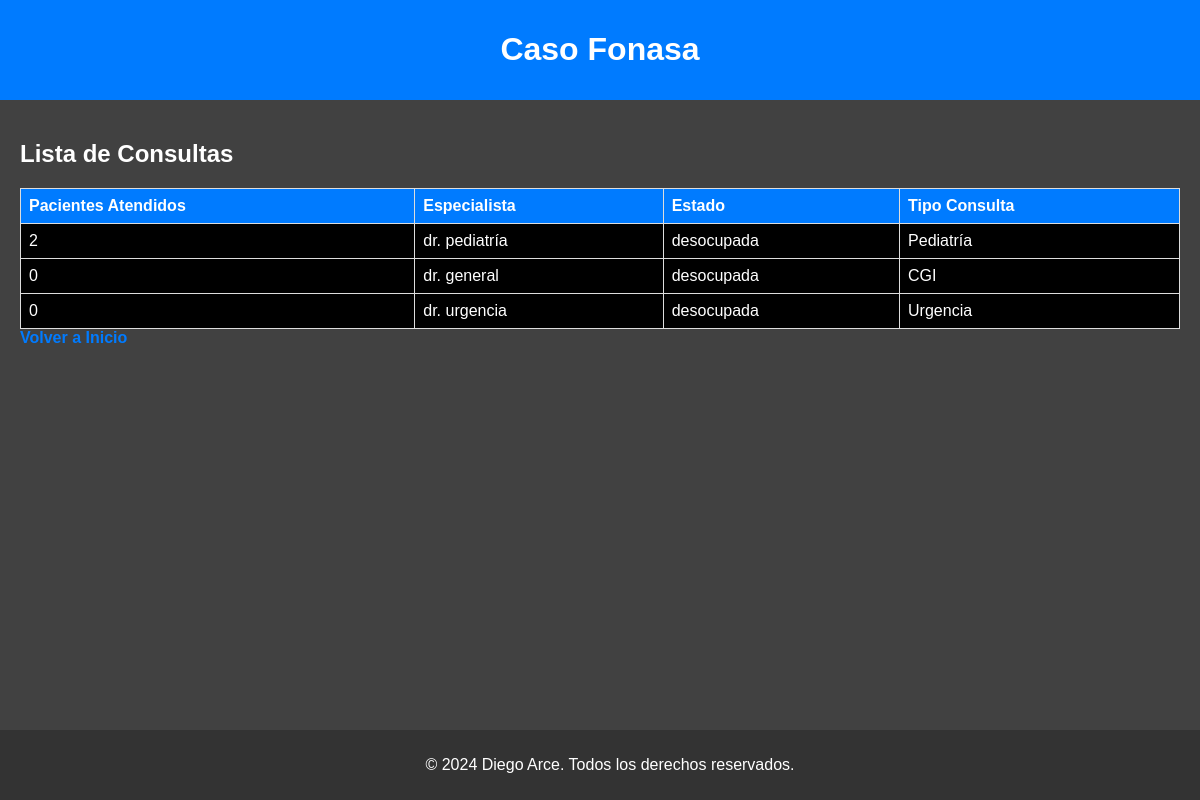
/fonasa/home/lista_consultas/, run on the app's committed database.
### app/models.py (models this page shows, shortened)
class Consulta(models.Model):
    ESTADO_CHOICES = [
        ('desocupada', 'Desocupada'),
        ('ocupada', 'Ocupada'),
    ]
    TIPO_CONSULTA_CHOICES = [
        ('Pediatría', 'Pediatría'),
        ('Urgencia', 'Urgencia'),
        ('CGI', 'Consulta General Integral'),
    ]
    id_consulta = models.AutoField(primary_key=True)
    pacientes_atendidos = models.IntegerField(default=0)
    especialista = models.CharField(max_length=255)
    estado = models.CharField(max_length=10, choices=ESTADO_CHOICES, default='desocupada')
    tipo_consulta = models.CharField(max_length=20, choices=TIPO_CONSULTA_CHOICES)

### app/views.py (the view)
# urls.py: path('lista_consultas/', lista_consultas, name='lista_consultas'),
def lista_consultas(request):
    consultas = Consulta.objects.all()
    return render(request, 'fonasa_app/lista_consultas.html', {'consultas': consultas})

### app/templates/fonasa_app/lista_consultas.html (shortened to what this page needs)
{% extends 'index.html' %}
{% block content %}
    <h2>Lista de Consultas</h2>
    {% if consultas %}
        <table>
            <thead>
                <tr>
                    <th>Pacientes Atendidos</th>
                    <th>Especialista</th>
                    <th>Estado</th>
                    <th>Tipo Consulta</th>
                </tr>
            </thead>
            <tbody>
                {% for consulta in consultas %}
                    <tr>
                        <td>{{ consulta.pacientes_atendidos}}</td>
                        <td>{{ consulta.especialista}}</td>
                        <td>{{ consulta.estado }}</td>
                        <td>{{ consulta.tipo_consulta }}</td>
                    </tr>
                {% endfor %}
            </tbody>
        </table>
    {% else %}
        <p>No hay consultas registradas.</p>
    {% endif %}
    <a href="{% url 'home' %}">Volver a Inicio</a>
{% endblock %}

### app/templates/index.html (style rules this page uses)
body { font-family: 'Arial', sans-serif; background-color: #414141; color: #ffffff; margin: 0; padding: 0; }
a { text-decoration: none; color: #007BFF; font-weight: bold; margin-right: 10px; }

### app/templates/fonasa_app/lista_consultas.html (style rules this page uses)
table { border-collapse: collapse; width: 100%; margin-top: 20px; }
th, td { border: 1px solid #ddd; padding: 8px; text-align: left; background-color: #000000; }
th { background-color: #007BFF; color: white; }

### data on the page
Consulta: pacientes_atendidos "2", especialista "dr. pediatría", estado "desocupada", tipo_consulta "Pediatría"
Consulta: pacientes_atendidos "0", especialista "dr. general", estado "desocupada", tipo_consulta "CGI"
Consulta: pacientes_atendidos "0", especialista "dr. urgencia", estado "desocupada", tipo_consulta "Urgencia"
